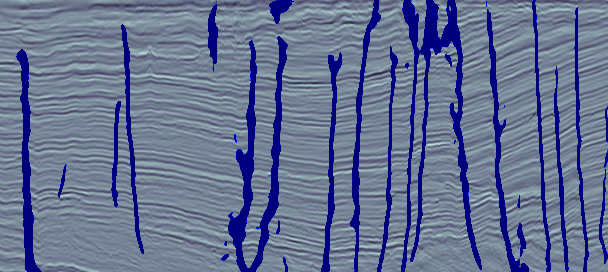
#> input picture Predicted_fault_data/Kerry_inline_114.png, 608 x 272 px, found by its file name; its folder holds 5 pictures in this run
$ jupyter execute --allow-errors 'Main Processing for Fault Labeling.ipynb'   (shell and % lines are left out)   (older library calls are emulated)
#> lines starting #> are read from the running program, lines starting #| are printed output that depends on the picture
# Import Libraries

[cell 1]
import fatbox
import numpy as np
import networkx as nx
import pickle
import cv2
from PIL import Image
from tqdm import tqdm

import matplotlib.pyplot as plt
from mpl_toolkits.axes_grid1 import make_axes_locatable
from matplotlib.colors import ListedColormap
from scipy.spatial import distance_matrix
from skimage import feature, morphology, filters
from sklearn.preprocessing import normalize

from sys import stdout

from fatbox.preprocessing import *
from fatbox.metrics import *
from fatbox.edits import *
from fatbox.plots import *

from networkx.readwrite import json_graph;

# Processing

## Workflow
1. Open image data as
2. normalization
3. smoothing, add gaussian blur
4. binarization, threshold
5. skeletonizing
6. removing smaal regions
7. connecting the components
8. make empty nx.Graph, defines point, add the 'pos' and 'components'
9. add edge
10. (iterative) split triple juction & Labeling components, removing
12. Compute edge length
13. calculate strike
14. comp_to_fault
15. convert to json and store to somtehin else
16. add inline number to ['pos][x] and make point[1] and point[0] as y and z
17. get node colors, and get node attributes
18. extraxt x,y,z coordinate and store them to an np.array
19. plot in 3d projection (beware of the nodes color, prefer in one color)

## Make the function

[cell 2]
def processing_full(data, plot=False, get_3d_data=False):

    # 1. open the data
#> called with plot = True, get_3d_data = True
    img = Image.open(data).convert('L')
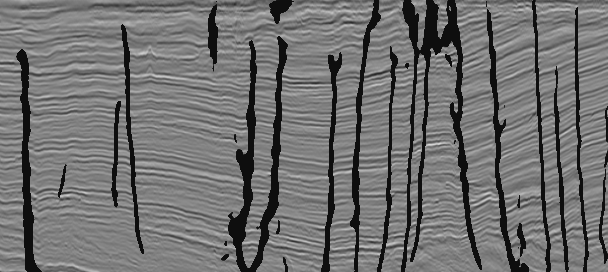
#> img: PIL image 608x272 L; min 14, max 214, mean 114.2
    seismic_image = np.array(img)
    ## normalize the data
    normalize_seismic_image = 1-(seismic_image-np.min(seismic_image))/(np.max(seismic_image)-np.min(seismic_image))
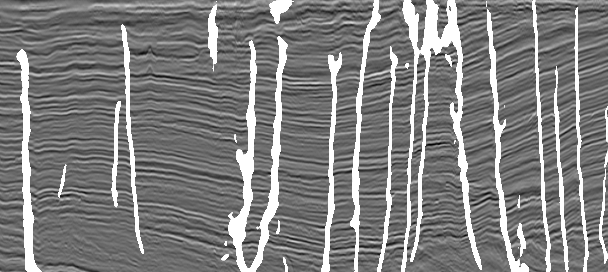
#> normalize_seismic_image: shape (272, 608) float64; min 0, max 1, mean 0.499
    ## add gaussian blur/gaussian noise
    smoothed_seismic_image = filters.gaussian(normalize_seismic_image, sigma=1.2)
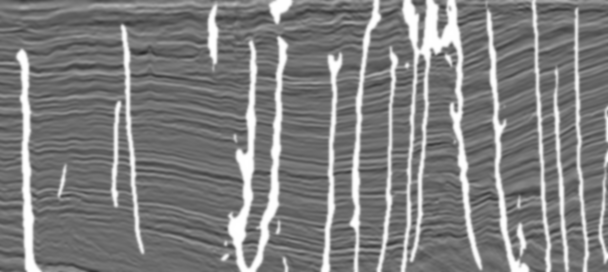
#> smoothed_seismic_image: shape (272, 608) float64; min 0.165, max 1, mean 0.499
    ## binarized the data
    threshold = simple_threshold_binary(smoothed_seismic_image, 0.77)
    ## skeletonizeing the binarized data
    skeleton = skeleton_zhang_suen(threshold)
    ## remocing small faults
    removed_small = remove_small_regions(skeleton, 12)

    ## connecting the components
    ## ----------- if else condition ---------------------- ##
    ### connectedComponents
    ret, markers = cv2.connectedComponents(skeleton, connectivity=8)
    ### connectedComponents
    markers_copy = np.uint8(markers)
    markers_CWSA = cv2.connectedComponentsWithStatsWithAlgorithm(markers_copy, connectivity=8, ltype = cv2.CV_16U, ccltype=cv2.CCL_DEFAULT)
    ret_WSA, markers_CWSA_plot = markers_CWSA[0], markers_CWSA[1]
    ## ----------- if else condition ---------------------- ##

    ## make empty nx.Graph, defines point, add the 'pos' and 'components'
    G = nx.Graph()
    node = 0
    for comp in tqdm(range(1,ret)):

        points = np.transpose(np.vstack((np.where(markers==comp))))

        for point in points:
            G.add_node(node)
            G.nodes[node]['pos'] = (point[1], point[0])
            G.nodes[node]['component'] = comp
            node += 1
    ## add edge
    for comp in tqdm(range(1,ret)):

        points = [G.nodes[node]['pos'] for node in G if G.nodes[node]['component']==comp]
        nodes  = [node for node in G if G.nodes[node]['component']==comp]

        dm = distance_matrix(points, points)

        for n in range(len(points)):
            # print(n)
            for m in range(len(points)):
                if dm[n,m]<2.5 and n != m:
                    G.add_edge(nodes[n],nodes[m])
    ## split triple juction & Labeling components, removing(iterative)
    G_labeled = label_components(G)
    G_labeled = simplify(G_labeled,2)

    G_split_triple = split_triple_junctions(G_labeled, dos=1, split='minimum' , threshold=2)
    G_split_triple = remove_small_components(G_split_triple, 24)
    G_split_triple = label_components(G_split_triple)
    ## Compute edge length
    G_edge_len = compute_edge_length(G_split_triple)
    ## calculate strike
    G_calculate_strike = calculate_strike(G_edge_len, 3)
    ## comp_to_fault
    G_component_to_fault = comp_to_fault(G_calculate_strike)

    ## Plotting
    if plot:
        # [5 lines of commented-out code are left out]

        fig, ax = plt.subplots(1, 1, figsize=(15,15))
        ax.imshow(np.zeros_like(seismic_image), 'gray_r', vmin=0)
        plt.title(f'Inline {data[68:-4]} - Label of Predicted Fault')
        plot_components(G_component_to_fault, label=True, node_size=1, ax=ax)
        # plot_faults(G, label=True, node_size=1, ax=ax)
        ax.set_xlim(0,seismic_image.shape[1])
        ax.set_ylim(seismic_image.shape[0],0)
        plt.show()

    if get_3d_data:
        inline = (data[68:-4])
        G_copy = G_component_to_fault

        node = 0
        for comp in tqdm(range(1,ret)):

            points = np.transpose(np.vstack((np.where(markers==comp))))

            for point in points:
                G_copy.add_node(node)
                G_copy.nodes[node]['pos'] = (int(inline), point[1], point[0])
                G_copy.nodes[node]['component'] = comp

                G_copy.links[node]['pos'] = (int(inline), point[1], point[0])
                node += 1

        json_G_3d = json_graph.node_link_data(G_copy)

    ## Plot rose diagram
    # plot_rose(G_component_to_fault)


    if get_3d_data:
        print('Inline: ', data[68:-4])
        print('return 2 data, original & data with xyz coordinates')
        return G_component_to_fault, G_copy
    else:
        print('Inline: ', data[68:-4])
        return G_component_to_fault

[cell 3]
def plot_fault_3d(data):
    from mpl_toolkits.mplot3d import Axes3D
    from chart_studio import plotly
    import plotly.offline as pyoff
    import plotly.graph_objs as go
    import numpy as np
    import matplotlib.pyplot as plt

    pos = nx.get_node_attributes(data, 'pos')
    xi, yi, zi = [], [], []
    for key, value in pos.items():
        xi.append(value[0])
        yi.append(value[1])
        zi.append(value[2])
    xi, yi, zi = np.array(xi), np.array(yi), np.array(zi)

    %matplotlib widget
    fig = plt.figure(figsize=(12,12))
    ax = plt.axes(projection="3d")
    ax.scatter(xi, yi,-1*zi, marker='o', c='b', edgecolors='w', alpha=0.7)
    # Axes3D.plot(xs=xi, ys = yi, zs=-1*zi, c='black', alpha=0.5)
    plt.show()

[cell 4]
inline_14 = r'D:\PYTHON\fatbox\fatbox_tutorials\Predicted_fault_data\Kerry_inline_114.png'
#> (the rest of this cell did not finish here and is left out)

#> (a cell that did not finish here is left out)

#> (a cell that did not finish here is left out)

#> (a cell that did not finish here is left out)

#> (a cell that did not finish here is left out)

#> (a cell that did not finish here is left out)
